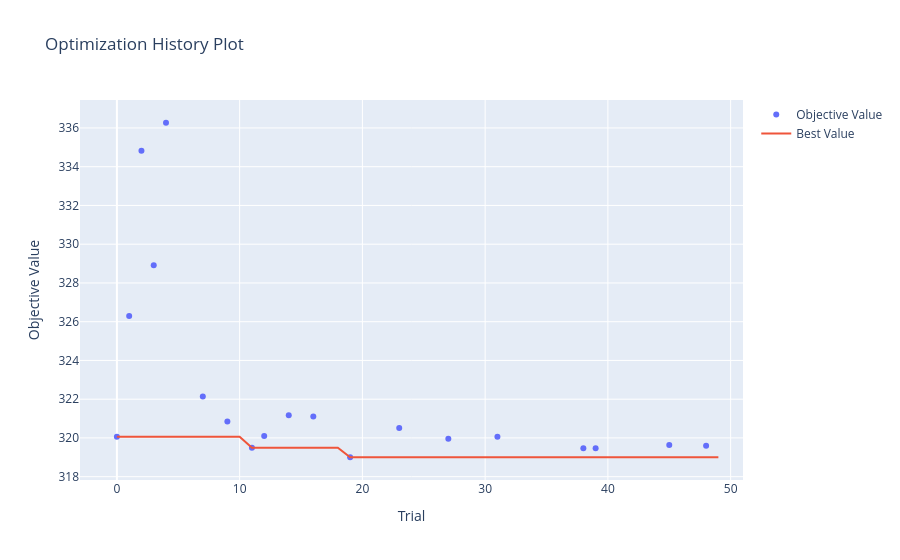

Notebook cell for this chart:
### Code cell
fig = plot_optimization_history(study)
fig.show()

### Figure 1 — Plotly figure (JSON) as saved in the notebook; plotly's stock layout.template omitted (floating-point values rounded to 4 significant figures)
{"data": [{"mode": "markers", "name": "Objective Value", "x": [0, 1, 2, 3, 4, 7, 9, 11, 12, 14, 16, 19, 23, 27, 31, 38, 39, 45, 48], "y": [320.1, 326.3, 334.8, 328.9, 336.3, 322.1, 320.8, 319.5, 320.1, 321.2, 321.1, 319.0, 320.5, 320.0, 320.1, 319.5, 319.5, 319.6, 319.6], "type": "scatter"}, {"mode": "lines", "name": "Best Value", "x": [0, 1, 2, 3, 4, 5, 6, 7, 8, 9, 10, 11, 12, 13, 14, 15, 16, 17, 18, 19, 20, 21, 22, 23, 24, 25, 26, 27, 28, 29, 30, 31, 32, 33, 34, 35, 36, 37, 38, 39, 40, 41, 42, 43, 44, 45, 46, 47, 48, 49], "y": [320.1, 320.1, 320.1, 320.1, 320.1, 320.1, 320.1, 320.1, 320.1, 320.1, 320.1, 319.5, 319.5, 319.5, 319.5, 319.5, 319.5, 319.5, 319.5, 319.0, 319.0, 319.0, 319.0, 319.0, 319.0, 319.0, 319.0, 319.0, 319.0, 319.0, 319.0, 319.0, 319.0, 319.0, 319.0, 319.0, 319.0, 319.0, 319.0, 319.0, 319.0, 319.0, 319.0, 319.0, 319.0, 319.0, 319.0, 319.0, 319.0, 319.0], "type": "scatter"}, {"marker": {"color": "#cccccc"}, "mode": "markers", "name": "Infeasible Trial", "showlegend": false, "x": [], "y": [], "type": "scatter"}], "layout": {"title": {"text": "Optimization History Plot"}, "xaxis": {"title": {"text": "Trial"}}, "yaxis": {"title": {"text": "Objective Value"}}}}
